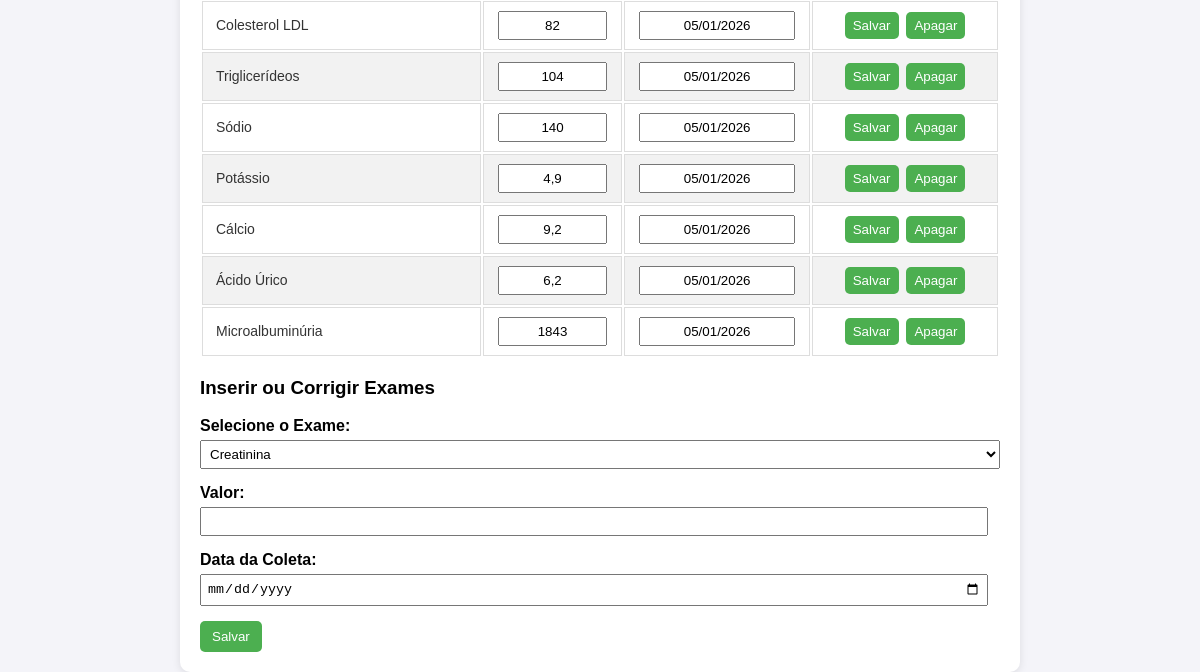
The app's page /exams (lower part), older data.
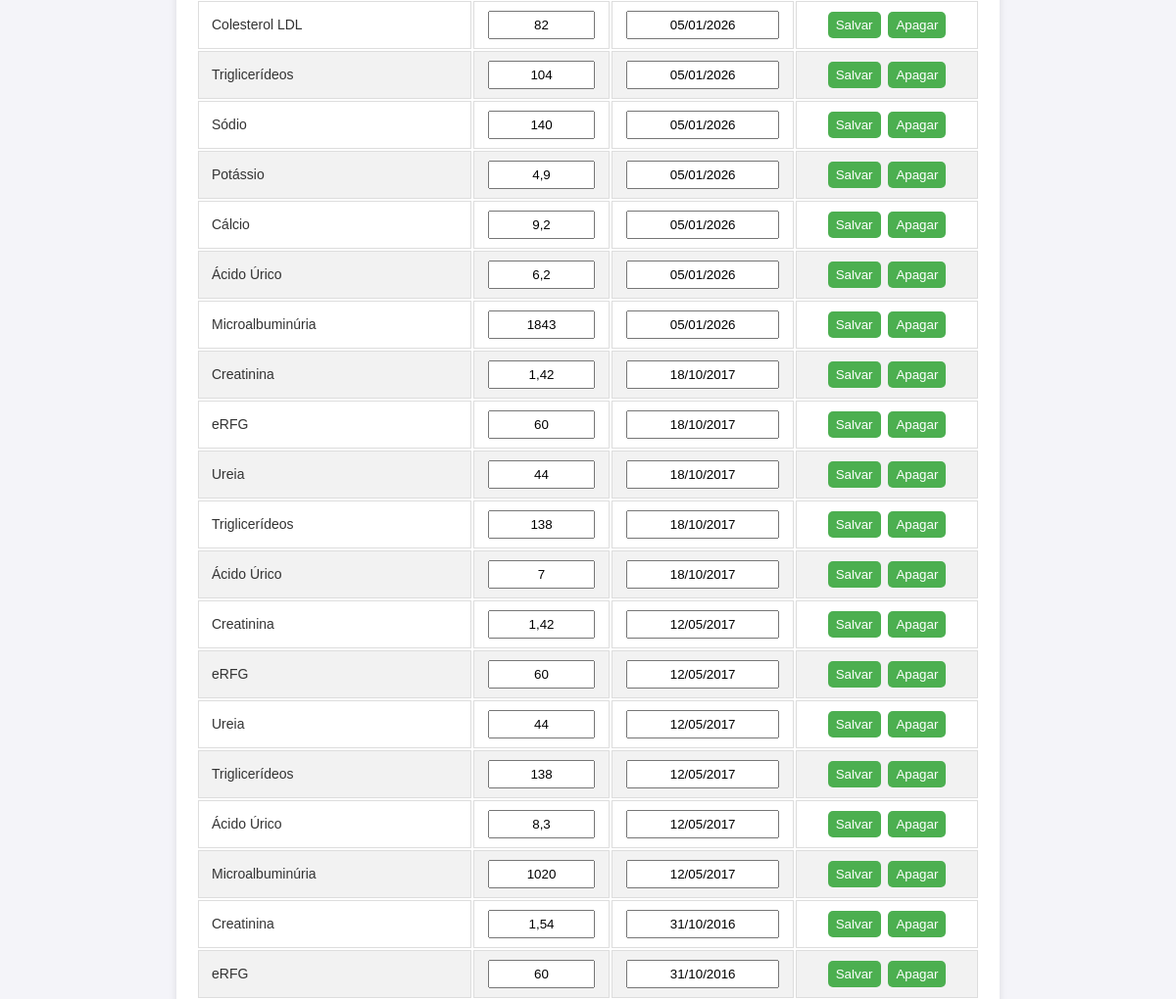
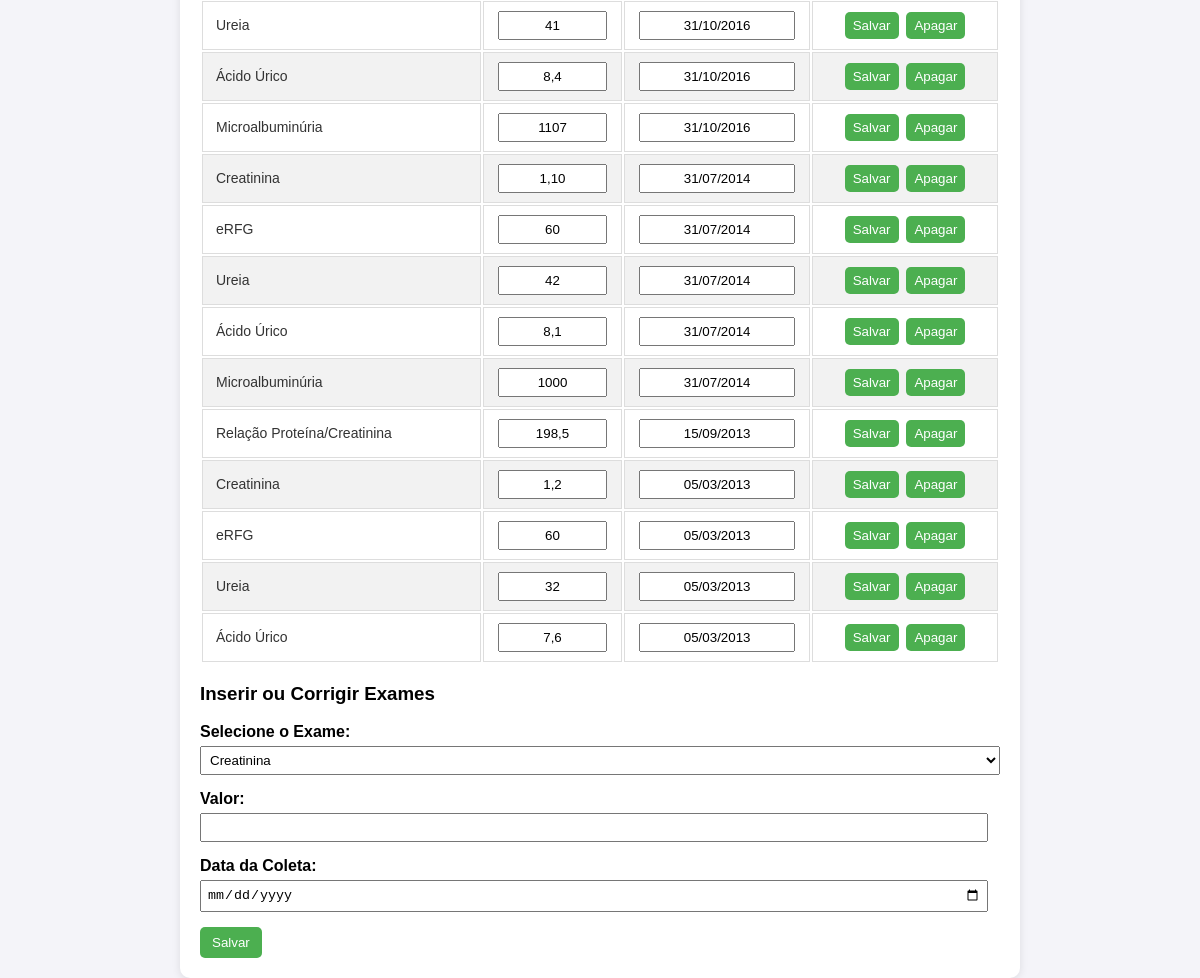
The same page, newer data (2 pictures, top to bottom).
### tables this page shows
CREATE TABLE exames (
                            id INTEGER PRIMARY KEY AUTOINCREMENT,
                            nome TEXT,
                            valor TEXT,
                            data_coleta TEXT
                          );

### app.py (the view)
@app.route('/exams')
def view_exams():
    with sqlite3.connect(DATABASE) as conn:
        cursor = conn.cursor()
        cursor.execute('SELECT id, nome, valor, data_coleta FROM exames')
        exams = cursor.fetchall()
        exam_options = list(patterns.keys())  # Lista de exames para a combo
    return render_template('exams_editable.html', exams=exams, exam_options=exam_options)

### templates/exams_editable.html (shortened to what this page needs)
<!DOCTYPE html>
<html lang="en">
<head>
</head>
<body>
    <div class="container">
        <form action="/update_exams" method="post">
            <table>
                <tbody>
                    {% for exam in exams %}
                    <tr>
                        <td>
                            <span class="exam-name">{{ exam[1] }}</span>
                        </td>
                        <td>
                            <input type="text" name="valor_{{ exam[0] }}" value="{{ exam[2] }}" oninput="validateValue(this)" required>
                        </td>
                        <td>
                            <input type="text" name="data_{{ exam[0] }}" value="{{ exam[3] }}" >
                        </td>
                        <td>
                            <button type="submit" name="update" value="{{ exam[0] }}">Salvar</button>
                            <button type="button" class="btn-delete" onclick="confirmDelete('{{ exam[0] }}')">Apagar</button>
                        </td>
                    </tr>
                    {% endfor %}
                </tbody>
            </table>
        </form>
        <h3>Inserir ou Corrigir Exames</h3>
        <form action="/add_exam" method="post">
            <div class="form-group">
                <label for="nome">Selecione o Exame:</label>
                <select id="nome" name="nome" required>
                    {% for option in exam_options %}
                        <option value="{{ option }}">{{ option }}</option>
                    {% endfor %}
                </select>
            </div>
            <div class="form-group">
                <label for="valor">Valor:</label>
                <input type="text" id="valor" name="valor" oninput="validateValue(this)" required>
            </div>
            <div class="form-group">
                <label for="data">Data da Coleta:</label>
                <input type="date" id="data" name="data" required>
            </div>
            <button type="submit">Salvar</button>
        </form>
    </div>
</body>
</html>

### templates/exams_editable.html (style rules this page uses)
body { font-family: Arial, sans-serif; display: flex; justify-content: center; align-items: center; min-height: 100vh; background-color: #f4f4f9; margin: 0; }
.container { background: #ffffff; padding: 20px; border-radius: 10px; box-shadow: 0 2px 8px rgba(0, 0, 0, 0.1); width: 90%; max-width: 800px; }
table { table-layout: fixed; }
.form-group { margin-bottom: 15px; }
.form-group label { display: block; margin-bottom: 5px; font-weight: bold; }

Row changes from the older to the newer data that the page shows:
added exames: nome "Creatinina", valor "1,42", data_coleta "18/10/2017", {{ exam[0] }} 343 (drawn)
added exames: nome "eRFG", valor "60", data_coleta "18/10/2017", {{ exam[0] }} 344 (drawn)
added exames: nome "Ureia", valor "44", data_coleta "18/10/2017", {{ exam[0] }} 345 (drawn)
added exames: nome "Triglicerídeos", valor "138", data_coleta "18/10/2017", {{ exam[0] }} 346 (drawn)
added exames: nome "Ácido Úrico", valor "7", data_coleta "18/10/2017", {{ exam[0] }} 347 (drawn)
added exames: nome "Creatinina", valor "1,42", data_coleta "12/05/2017", {{ exam[0] }} 348 (drawn)
added exames: nome "eRFG", valor "60", data_coleta "12/05/2017", {{ exam[0] }} 349 (drawn)
added exames: nome "Ureia", valor "44", data_coleta "12/05/2017", {{ exam[0] }} 350 (drawn)
added exames: nome "Triglicerídeos", valor "138", data_coleta "12/05/2017", {{ exam[0] }} 351 (drawn)
added exames: nome "Ácido Úrico", valor "8,3", data_coleta "12/05/2017", {{ exam[0] }} 352 (drawn)
added exames: nome "Microalbuminúria", valor "1020", data_coleta "12/05/2017", {{ exam[0] }} 353 (drawn)
added exames: nome "Creatinina", valor "1,54", data_coleta "31/10/2016", {{ exam[0] }} 354 (drawn)
added exames: nome "eRFG", valor "60", data_coleta "31/10/2016", {{ exam[0] }} 355 (drawn)
added exames: nome "Ureia", valor "41", data_coleta "31/10/2016", {{ exam[0] }} 356 (drawn)
added exames: nome "Ácido Úrico", valor "8,4", data_coleta "31/10/2016", {{ exam[0] }} 357 (drawn)
added exames: nome "Microalbuminúria", valor "1107", data_coleta "31/10/2016", {{ exam[0] }} 358 (drawn)
added exames: nome "Creatinina", valor "1,10", data_coleta "31/07/2014", {{ exam[0] }} 364 (drawn)
added exames: nome "eRFG", valor "60", data_coleta "31/07/2014", {{ exam[0] }} 365 (drawn)
added exames: nome "Ureia", valor "42", data_coleta "31/07/2014", {{ exam[0] }} 366 (drawn)
added exames: nome "Ácido Úrico", valor "8,1", data_coleta "31/07/2014", {{ exam[0] }} 367 (drawn)
added exames: nome "Microalbuminúria", valor "1000", data_coleta "31/07/2014", {{ exam[0] }} 368 (drawn)
added exames: nome "Relação Proteína/Creatinina", valor "198,5", data_coleta "15/09/2013", {{ exam[0] }} 369 (drawn)
added exames: nome "Creatinina", valor "1,2", data_coleta "05/03/2013", {{ exam[0] }} 370 (drawn)
added exames: nome "eRFG", valor "60", data_coleta "05/03/2013", {{ exam[0] }} 371 (drawn)
added exames: nome "Ureia", valor "32", data_coleta "05/03/2013", {{ exam[0] }} 372 (drawn)
added exames: nome "Ácido Úrico", valor "7,6", data_coleta "05/03/2013", {{ exam[0] }} 373 (drawn)
